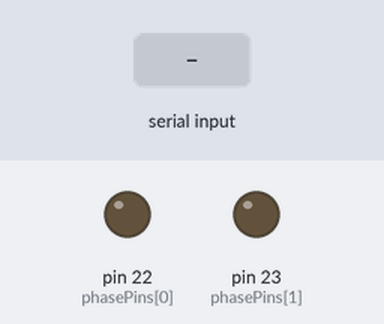
Simulated run of this sketch. Board: Arduino Mega 2560, built with avr-gcc and run on an emulated ATmega2560. Parts: output pins drawn as LEDs (lit = HIGH). Inputs (shaded band) come from the test bench.

Above: at 1.2 s.
1.3 s: "<1>" received over Serial
At 1.6 s:
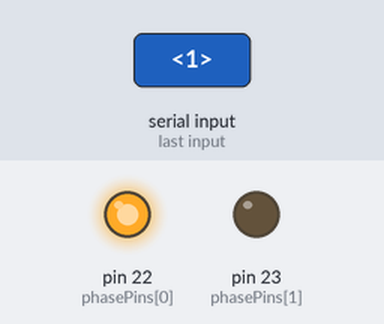
2.8 s: "<90,45,200>" received over Serial
At 4.0 s:
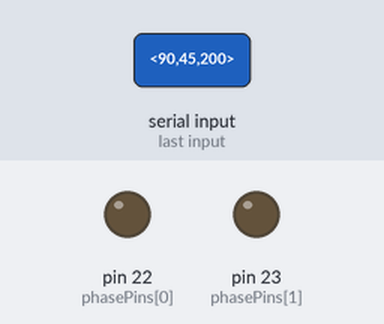
4.3 s: "<1,90>" received over Serial
At 5.2 s:
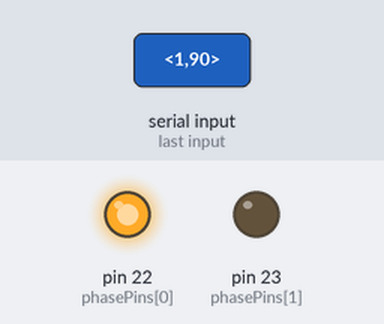
Timing chart, 0 to 7.3 s (numbered marks = the images above; inputs shaded):
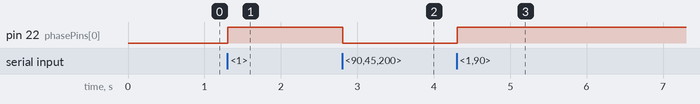

The sketch:

SensorSide_Board1.ino
```cpp
//program for Arduino of sensor side, board 1 (non-raspberry pi side)
//last modified 3 February 2021

#include "Arduino.h"
#include <Adafruit_NeoPixel.h>

//stone constants
const int SIX_STONE_BOARD =  6;
const int TWO_STONE_BOARD = 2;
const int BOARD_COUNT = 11;

int board_sums[BOARD_COUNT];
int board_vals[BOARD_COUNT][SIX_STONE_BOARD];
int board_pins[BOARD_COUNT][SIX_STONE_BOARD] = {
  {24,25,26,27,28,29},
  {14,15,16,17,18,19},
  {2,3,4,5,6,7},
  {48,49,50,51,52,53},
  {8,9,10,11,12,13},
  {30,31,32,33,34,35},
  {A2,A3,A4,A5,A6,A7},
  {42,43,44,45,46,47},
  {A10,A11,A12,A13,A14,A15},
  {36,37,38,39,40,41},
  {A8,A9}
};

//define all of these
const int phaseNo = 2;
int phasePins[phaseNo] = {22,23}; // {Assembly, Transport2}
int phaseArrowStates[phaseNo] = {LOW,LOW};
const byte numChars = 128;
char receivedChars[numChars];
char tempChars[numChars];

//boolean for Serial registration
boolean newData = false;

//defining the phase codings
int NONE = 0;
int ASSEMBLY = 1;
int LOGISTICS = 2;
int TRANSPORT1 = 3;
int TRANSPORT2 = 4;
int DEMAND = 5;

//deciphered score
int arrow_phase = -1;
int stone_query = -1;

void setup() {
  // put your setup code here, to run once:
  Serial.begin(9600);
  for (int i = 0; i < phaseNo; i++){
    pinMode(phasePins[i],OUTPUT);
  }
  for(int i = 0; i < BOARD_COUNT-1; i++){
    for(int j = 0; j < SIX_STONE_BOARD; j++){
      pinMode(board_pins[i][j], INPUT);
    }
  }
  pinMode(board_pins[10][0],INPUT);
  pinMode(board_pins[10][1],INPUT);
}

void loop() {
  // put your main code here, to run repeatedly
    // arrow if-else statements
  recvWithStartEndMarkers();
  changeHardwareState();
}

void recvWithStartEndMarkers() {
    static boolean recvInProgress = false;
    static byte ndx = 0;
    char startMarker = '<';
    char endMarker = '>';
    char rc;

    while (Serial.available() > 0 && newData == false) {
        rc = Serial.read();

        if (recvInProgress == true) {
            if (rc != endMarker) {
                receivedChars[ndx] = rc;
                ndx++;
                if (ndx >= numChars) {
                    ndx = numChars - 1;
                }
            }
            else {
                receivedChars[ndx] = '\0'; // terminate the string
                recvInProgress = false;
                ndx = 0;
                newData = true;
            }
        }

        else if (rc == startMarker) {
            recvInProgress = true;
        }
    }
}
void parseData(){
    char * strtokIndx; // this is used by strtok() as an index

    strtokIndx = strtok(tempChars,",");      // get the first part - the string
    arrow_phase = atoi(strtokIndx); // copy it to messageFromPC

    strtokIndx = strtok(NULL, ","); // this continues where the previous call left off
    stone_query = atoi(strtokIndx);     // convert this part to an integer
}

void changeHardwareState(){
  if(newData == true){
    //get information from packet and change boolean
    strcpy(tempChars, receivedChars);
    parseData();
    newData = false;

    //arrow if-else statements
    phaseArrowStates[0] = LOW;
    phaseArrowStates[1] = LOW;
    if (arrow_phase == ASSEMBLY){
      phaseArrowStates[0] = HIGH;
    }
    else if (arrow_phase == TRANSPORT2){
      phaseArrowStates[1] = HIGH;
    }

    //stone query
    if (stone_query == 1){
      StoneCount();
      Serial.print(createPacket(board_sums));
    }
  }
  writeArrowStates();
}

void writeArrowStates(){
  for (int i = 0; i < phaseNo; i++){
    digitalWrite(phasePins[i],phaseArrowStates[i]);
  }
}

void StoneCount(){
  for(int i = 0; i < BOARD_COUNT-1; i++){
    board_sums[i] = SIX_STONE_BOARD;
    for(int j = 0; j < SIX_STONE_BOARD; j++){
      board_vals[i][j] = digitalRead(board_pins[i][j]);
      board_sums[i] = board_sums[i] - board_vals[i][j];
    }
  }

  board_sums[10] = TWO_STONE_BOARD;
  board_vals[10][0] = digitalRead(board_pins[10][0]);
  board_vals[10][1] = digitalRead(board_pins[10][1]);
  board_sums[10] = board_sums[10] - board_vals[10][0] - board_vals[10][1];
}

String createPacket(int stoneCountArr[]){
  String msg = "<";
  for(int i = 0; i < BOARD_COUNT-1; i++){
    msg+=String(stoneCountArr[i]);
    msg+=",";
  }
  msg+=String(stoneCountArr[BOARD_COUNT-1]);
  msg+=">";
  return msg;
}
```

Measured:
- after the input at 1.3 s, pin 22 (phasePins[0]): LOW → HIGH at once
- after the input at 2.8 s, pin 22 (phasePins[0]): HIGH → LOW at once
- after the input at 4.3 s, pin 22 (phasePins[0]): LOW → HIGH at once
